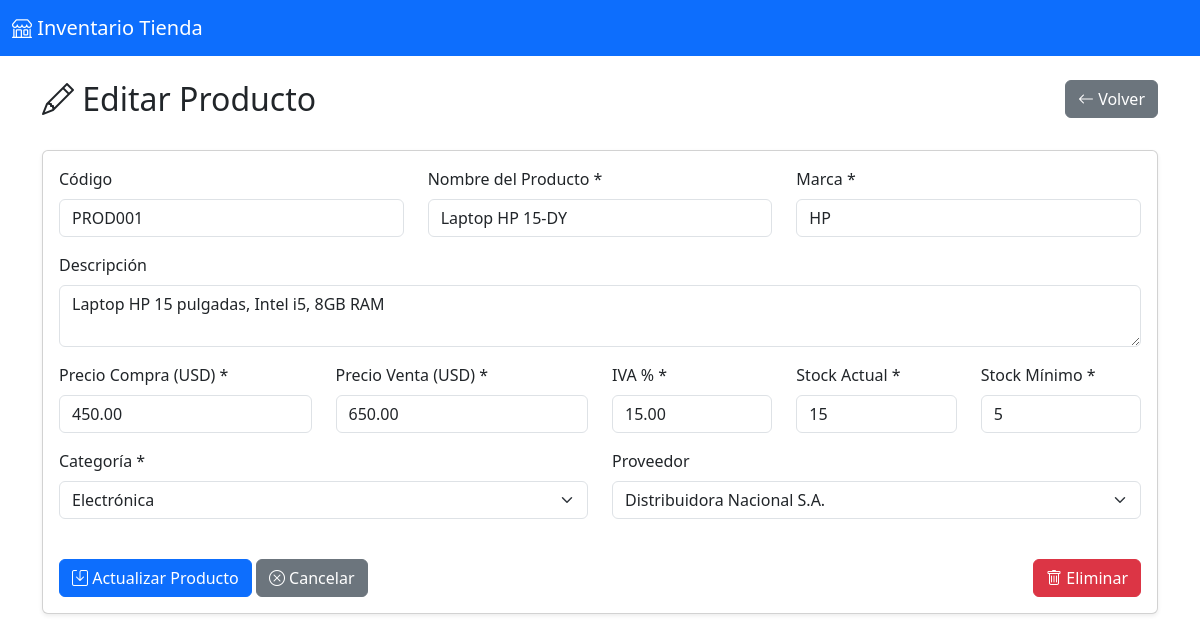
/views/productos/editar.php?id=1 (signed in), run on the app's committed database.
### tables this page shows
CREATE TABLE productos (
    id INT AUTO_INCREMENT PRIMARY KEY,
    codigo VARCHAR(50) NOT NULL UNIQUE,
    nombre VARCHAR(200) NOT NULL,
    descripcion TEXT,
    marca VARCHAR(100),
    categoria_id INT,
    proveedor_id INT,
    precio_compra DECIMAL(10,2) NOT NULL,
    precio_venta DECIMAL(10,2) NOT NULL,
    stock_actual INT NOT NULL DEFAULT 0,
    stock_minimo INT NOT NULL DEFAULT 5,
    iva DECIMAL(5,2) DEFAULT 15.00,
    fecha_creacion TIMESTAMP DEFAULT CURRENT_TIMESTAMP,
    fecha_actualizacion TIMESTAMP DEFAULT CURRENT_TIMESTAMP ON UPDATE CURRENT_TIMESTAMP,
    FOREIGN KEY (categoria_id) REFERENCES categorias(id) ON DELETE SET NULL,
    FOREIGN KEY (proveedor_id) REFERENCES proveedores(id) ON DELETE SET NULL,
    INDEX idx_codigo (codigo),
    INDEX idx_nombre (nombre),
    INDEX idx_stock (stock_actual)
);

CREATE TABLE categorias (
    id INT AUTO_INCREMENT PRIMARY KEY,
    nombre VARCHAR(100) NOT NULL UNIQUE,
    descripcion TEXT,
    fecha_creacion TIMESTAMP DEFAULT CURRENT_TIMESTAMP
);

CREATE TABLE proveedores (
    id INT AUTO_INCREMENT PRIMARY KEY,
    nombre VARCHAR(150) NOT NULL,
    ruc VARCHAR(13),
    telefono VARCHAR(20),
    email VARCHAR(100),
    direccion TEXT,
    ciudad VARCHAR(100),
    provincia VARCHAR(100),
    pais VARCHAR(100) DEFAULT 'Ecuador',
    fecha_registro TIMESTAMP DEFAULT CURRENT_TIMESTAMP
);

### models/Producto.php (called while the page is built, shortened)
<?php
class Producto {
    private $conn;
    private $table = "productos";
    public $id;
    public function __construct($db) {
        $this->conn = $db;
    }
    public function obtenerPorId() {
        $query = "SELECT p.*, c.nombre AS categoria_nombre, pr.nombre AS proveedor_nombre
                  FROM " . $this->table . " p
                  LEFT JOIN categorias c ON p.categoria_id = c.id
                  LEFT JOIN proveedores pr ON p.proveedor_id = pr.id
                  WHERE p.id = :id
                  LIMIT 1";
        try {
            $stmt = $this->conn->prepare($query);
            $stmt->bindParam(":id", $this->id);
            $stmt->execute();
            $row = $stmt->fetch();
            if($row) {
                $this->codigo = $row['codigo'];
                $this->nombre = $row['nombre'];
                $this->descripcion = $row['descripcion'];
                $this->marca = $row['marca'];
                $this->precio_compra = $row['precio_compra'];
                $this->precio_venta = $row['precio_venta'];
                $this->iva = $row['iva'];
                $this->stock_actual = $row['stock_actual'];
                $this->stock_minimo = $row['stock_minimo'];
                $this->categoria_id = $row['categoria_id'];
                $this->proveedor_id = $row['proveedor_id'];
                return true;
            }
            return false;
        } catch(PDOException $e) {
            echo "Error: " . $e->getMessage();
            return false;
        }
    }
}
?>

### models/Categoria.php (called while the page is built, shortened)
<?php
class Categoria {
    private $conn;
    private $table = "categorias";
    public function __construct($db) {
        $this->conn = $db;
    }
    public function obtenerTodos() {
        $query = "SELECT * FROM " . $this->table . " ORDER BY nombre ASC";
        try {
            $stmt = $this->conn->prepare($query);
            $stmt->execute();
            return $stmt;
        } catch(PDOException $e) {
            echo "Error: " . $e->getMessage();
            return false;
        }
    }
}
?>

### models/Proveedor.php (called while the page is built, shortened)
<?php
class Proveedor {
    private $conn;
    private $table = "proveedores";
    public function __construct($db) {
        $this->conn = $db;
    }
    public function obtenerTodos() {
        $query = "SELECT * FROM " . $this->table . " ORDER BY nombre ASC";
        try {
            $stmt = $this->conn->prepare($query);
            $stmt->execute();
            return $stmt;
        } catch(PDOException $e) {
            echo "Error: " . $e->getMessage();
            return false;
        }
    }
}
?>

### views/productos/editar.php (the view, shortened to what this page needs)
<?php
require_once '../../models/Producto.php';
require_once '../../models/Categoria.php';
require_once '../../models/Proveedor.php';
$database = new Conexion();
$db = $database->getConnection();
$producto = new Producto($db);
$categoria = new Categoria($db);
$proveedor = new Proveedor($db);
$mostrarFormulario = false;
if(isset($_GET['id'])) {
    $producto->id = $_GET['id'];
    if($producto->obtenerPorId()) {
        $mostrarFormulario = true;
    } else {
        $productoNoEncontrado = true;
    }
}
$categorias = $categoria->obtenerTodos();
$proveedores = $proveedor->obtenerTodos();
?>
<!DOCTYPE html>
<html lang="es">
<head>
    <link href="https://cdn.jsdelivr.net/npm/bootstrap@5.3.0/dist/css/bootstrap.min.css" rel="stylesheet">
    <link rel="stylesheet" href="https://cdn.jsdelivr.net/npm/bootstrap-icons@1.11.0/font/bootstrap-icons.css">
</head>
<body>
    <nav class="navbar navbar-expand-lg navbar-dark bg-primary">
        <div class="container-fluid">
            <a class="navbar-brand" href="../../index.php">
                <i class="bi bi-shop"></i> Inventario Tienda
            </a>
        </div>
    </nav>
    <div class="container mt-4">
        <div class="row mb-4">
            <div class="col">
                <h2><i class="bi bi-pencil"></i> Editar Producto</h2>
            </div>
            <div class="col text-end">
                <a href="../../index.php" class="btn btn-secondary">
                    <i class="bi bi-arrow-left"></i> Volver
                </a>
            </div>
        </div>
        <?php if(!$mostrarFormulario): ?>
        <div class="card shadow-sm mb-4">
            <div class="card-body">
                <h5>Seleccione el Producto a Editar</h5>
                <form method="GET" action="">
                    <div class="row align-items-end">
                        <div class="col-md-8">
                            <label for="id" class="form-label">ID del Producto</label>
                            <input type="number" class="form-control" id="id" name="id"
                                   placeholder="Ingrese el ID del producto" min="1" required>
                            <small class="text-muted">O seleccione de la lista:</small>
                        </div>
                        <div class="col-md-4">
                            <button type="submit" class="btn btn-primary w-100">
                                <i class="bi bi-search"></i> Buscar
                            </button>
                        </div>
                    </div>
                </form>
                <hr class="my-4">
                <h6>Lista de Productos Disponibles:</h6>
                <div class="table-responsive">
                    <table class="table table-sm table-hover">
                        <thead>
                            <tr>
                                <th>ID</th>
                                <th>Código</th>
                                <th>Nombre</th>
                                <th>Marca</th>
                                <th>Categoría</th>
                                <th>Stock</th>
                                <th>Acción</th>
                            </tr>
                        </thead>
                        <tbody>
                            <?php
                            $todosProductos = $producto->obtenerTodos();
                            if($todosProductos && $todosProductos->rowCount() > 0):
                                while($prod = $todosProductos->fetch()):
                            ?>
                                <tr>
                                    <td><?php echo $prod['id']; ?></td>
                                    <td><?php echo htmlspecialchars($prod['codigo']); ?></td>
                                    <td><?php echo htmlspecialchars($prod['nombre']); ?></td>
                                    <td><?php echo htmlspecialchars($prod['marca']); ?></td>
                                    <td><?php echo htmlspecialchars($prod['categoria_nombre']); ?></td>
                                    <td><?php echo $prod['stock_actual']; ?></td>
                                    <td>
                                        <a href="?id=<?php echo $prod['id']; ?>" class="btn btn-sm btn-warning">
                                            <i class="bi bi-pencil"></i> Editar
                                        </a>
                                    </td>
                                </tr>
                            <?php
                                endwhile;
                            else:
                            ?>
                                <tr>
                                    <td colspan="7" class="text-center">No hay productos registrados</td>
                                </tr>
                            <?php endif; ?>
                        </tbody>
                    </table>
                </div>
            </div>
        </div>
        <?php else: ?>
        <div class="card shadow-sm">
            <div class="card-body">
                <form method="POST" action="">
                    <div class="row">
                        <div class="col-md-4 mb-3">
                            <label for="codigo" class="form-label">Código</label>
                            <input type="text" class="form-control" id="codigo" name="codigo"
                                   value="<?php echo htmlspecialchars($producto->codigo); ?>" readonly>
                        </div>
                        <div class="col-md-4 mb-3">
                            <label for="nombre" class="form-label">Nombre del Producto *</label>
                            <input type="text" class="form-control" id="nombre" name="nombre"
                                   value="<?php echo htmlspecialchars($producto->nombre); ?>" required>
                        </div>
                        <div class="col-md-4 mb-3">
                            <label for="marca" class="form-label">Marca *</label>
                            <input type="text" class="form-control" id="marca" name="marca"
                                   value="<?php echo htmlspecialchars($producto->marca); ?>" required>
                        </div>
                    </div>
                    <div class="row">
                        <div class="col-md-12 mb-3">
                            <label for="descripcion" class="form-label">Descripción</label>
                            <textarea class="form-control" id="descripcion" name="descripcion" rows="2"><?php echo htmlspecialchars($producto->descripcion); ?></textarea>
                        </div>
                    </div>
                    <div class="row">
                        <div class="col-md-3 mb-3">
                            <label for="precio_compra" class="form-label">Precio Compra (USD) *</label>
                            <input type="number" class="form-control" id="precio_compra" name="precio_compra"
                                   step="0.01" min="0" value="<?php echo $producto->precio_compra; ?>" required>
                        </div>
                        <div class="col-md-3 mb-3">
                            <label for="precio_venta" class="form-label">Precio Venta (USD) *</label>
                            <input type="number" class="form-control" id="precio_venta" name="precio_venta"
                                   step="0.01" min="0" value="<?php echo $producto->precio_venta; ?>" required>
                        </div>
                        <div class="col-md-2 mb-3">
                            <label for="iva" class="form-label">IVA % *</label>
                            <input type="number" class="form-control" id="iva" name="iva"
                                   step="0.01" min="0" max="100" value="<?php echo $producto->iva; ?>" required>
                        </div>
                        <div class="col-md-2 mb-3">
                            <label for="stock_actual" class="form-label">Stock Actual *</label>
                            <input type="number" class="form-control" id="stock_actual" name="stock_actual"
                                   min="0" value="<?php echo $producto->stock_actual; ?>" required>
                        </div>
                        <div class="col-md-2 mb-3">
                            <label for="stock_minimo" class="form-label">Stock Mínimo *</label>
                            <input type="number" class="form-control" id="stock_minimo" name="stock_minimo"
                                   min="0" value="<?php echo $producto->stock_minimo; ?>" required>
                        </div>
                    </div>
                    <div class="row">
                        <div class="col-md-6 mb-3">
                            <label for="categoria_id" class="form-label">Categoría *</label>
                            <select class="form-select" id="categoria_id" name="categoria_id" required>
                                <?php
                                if($categorias):
                                    while($cat = $categorias->fetch()):
                                ?>
                                    <option value="<?php echo $cat['id']; ?>"
                                            <?php echo ($cat['id'] == $producto->categoria_id) ? 'selected' : ''; ?>>
                                        <?php echo htmlspecialchars($cat['nombre']); ?>
                                    </option>
                                <?php
                                    endwhile;
                                endif;
                                ?>
                            </select>
                        </div>
                        <div class="col-md-6 mb-3">
                            <label for="proveedor_id" class="form-label">Proveedor</label>
                            <select class="form-select" id="proveedor_id" name="proveedor_id">
                                <?php
                                if($proveedores):
                                    while($prov = $proveedores->fetch()):
                                ?>
                                    <option value="<?php echo $prov['id']; ?>"
                                            <?php echo ($prov['id'] == $producto->proveedor_id) ? 'selected' : ''; ?>>
                                        <?php echo htmlspecialchars($prov['nombre']); ?>
                                    </option>
                                <?php
                                    endwhile;
                                endif;
                                ?>
                            </select>
                        </div>
                    </div>
                    <div class="mt-4">
                        <button type="submit" class="btn btn-primary">
                            <i class="bi bi-save"></i> Actualizar Producto
                        </button>
                        <a href="../../index.php" class="btn btn-secondary">
                            <i class="bi bi-x-circle"></i> Cancelar
                        </a>
                        <a href="?eliminar=1&id=<?php echo $producto->id; ?>"
                           class="btn btn-danger float-end"
                           onclick="return confirm('¿Está seguro de eliminar este producto?')">
                            <i class="bi bi-trash"></i> Eliminar
                        </a>
                    </div>
                </form>
            </div>
        </div>
        <?php endif; ?>
    </div>
</body>
</html>

### data on the page
productos: codigo "PROD001", nombre "Laptop HP 15-DY", marca "HP", descripcion "Laptop HP 15 pulgadas, Intel i5, 8GB RAM", precio_compra "450.00", precio_venta "650.00", iva "15.00", stock_actual "15", stock_minimo "5", categoria_id "Electrónica", proveedor_id "Distribuidora Nacional S.A."
